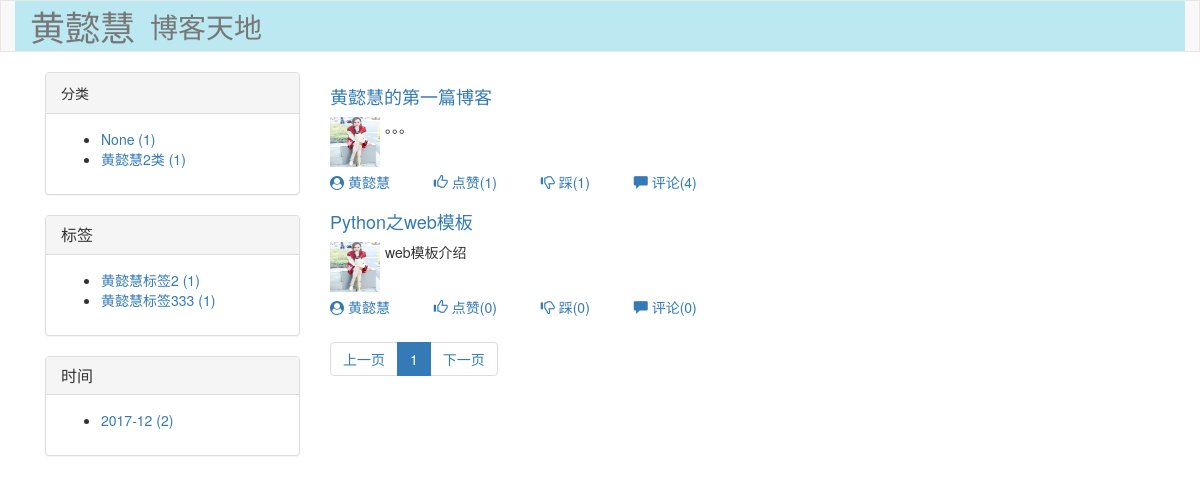
The app's page /hyh/category/None/ with its own data.
### app01/models.py (models this page shows, shortened)
class Blog(models.Model):
    nid = models.BigAutoField(primary_key=True)
    title = models.CharField(verbose_name='个人博客标题',max_length=64)
    site = models.CharField(verbose_name='个人博客后缀',max_length=32,unique=True)
    theme = models.CharField(verbose_name='博客主题',max_length=32)
    user = models.OneToOneField(to='UserInfo',to_field='nid')

class Tag(models.Model):
    nid = models.AutoField(primary_key=True)
    title = models.CharField(verbose_name='标签名称', max_length=32)
    blog = models.ForeignKey(verbose_name='所属博客', to='Blog', to_field='nid')

class Article(models.Model):
    nid = models.AutoField(primary_key=True)
    title = models.CharField(verbose_name='文章标题',max_length=128)
    summary = models.CharField(verbose_name='文章简介',max_length=255)
    read_count = models.IntegerField(default=0)  # 阅读个数
    comment_count = models.IntegerField(default=0)  # 评论个数
    up_count = models.IntegerField(default=0)      #点赞个数
    down_count = models.IntegerField(default=0)    #踩个数
    create_time = models.DateTimeField(verbose_name='创建时间',auto_now_add=True)
    blog = models.ForeignKey(verbose_name='所属博客',to='Blog',to_field='nid')
    category = models.ForeignKey(verbose_name='文章类型',to='Category',to_field='nid',null=True)
    type_choices = [
        (1,'Python'),
        (2, 'Django'),
        (3,'Linux'),
        (4,'GoLango'),
        (5,'数据分析'),
        (6,'机器学习'),
    ]
    article_type_id = models.IntegerField(choices=type_choices,default=None)
    tags = models.ManyToManyField(
        to='Tag',
        through='Article2Tag',
        through_fields=('article','tag'),
    )

class UserInfo(models.Model):
    nid = models.BigAutoField(primary_key=True)
    username = models.CharField(verbose_name = '用户名',max_length=32,unique=True)
    password = models.CharField(verbose_name = '密码',max_length=64)
    nickname = models.CharField(verbose_name = '昵称',max_length=32)
    email = models.EmailField(verbose_name = '邮箱',unique=True)  # unique=True 表示不允许重复
    avatar = models.ImageField(verbose_name = '头像',upload_to='static/imgs') # 上传头像时图片存放的路径
    create_time = models.DateTimeField(verbose_name = '创建时间',auto_now_add = True)
    fans = models.ManyToManyField(verbose_name = '粉丝们',
                                  to = 'UserInfo',
                                  through = 'UserFans',
                                  related_name = 'f',
                                  through_fields = ('user','follower')
                                  )

### app01/views.py (the view)
# urls.py: url(r'^(?P<site>\w+)/(?P<key>((tag)|(create_time)|(category)))/(?P<val>\w+-*\w*)/', views.filter),
def filter(request,site,key,val):
    blog = models.Blog.objects.filter(site=site).first()
    category_list = models.Article.objects.filter(blog=blog).values('category_id', 'category__title').annotate(
        ct=Count('nid'))
    tag_list = models.Article2Tag.objects.filter(article__blog=blog).values('tag_id', 'tag__title').annotate(
        ct=Count('id'))
    create_time_list = models.Article.objects.filter(blog=blog).extra(
        select={"ctime": 'strftime("%%Y-%%m",create_time)'}).values('ctime').annotate(c=Count('nid'))
    if key == 'category':
        try:
            article_list = models.Article.objects.filter(blog=blog,category_id=val)
        except Exception as e:
            article_list = models.Article.objects.filter(blog=blog)
    elif key == 'tag':
        article_list = models.Article.objects.filter(blog=blog,tags__nid=val)
    else:
        article_list = models.Article.objects.filter(blog=blog).extra(where=['strftime("%%Y-%%m",create_time)=%s',],params=[val,])
    all_count = article_list.count()  # 获取数据库中指定对象的总条数
    base_url = '/%s/%s/%s/' % (blog.user.username,key,val)  # 获取跳转的url
    page_info = PageInfo(request.GET.get('page'), all_count, 2, base_url, 11)
    user_list = article_list[page_info.start():page_info.end()]  # 每页显示的数据
    return render(request,'filter.html',{
        'blog':blog,
        'category_list':category_list,
        'tag_list':tag_list,
        'create_time_list':create_time_list,
        'article_list':article_list,
        'user_list': user_list, 'page_info': page_info
    })

### utils/Pager.py (called while the page is built)
    def start(self):  # 取文章数据的时候
        return (self.current_page-1) * self.per_page  # 当前页减一乘以每页显示的条数  第几条

    def end(self):
        return self.current_page * self.per_page     # 当前页乘以每页显示的条数        到第几条

### templates/filter.html (shortened to what this page needs)
<!DOCTYPE html>
<html lang="en">
<head>
    <link rel="stylesheet" href="/static/bootstrap-3.3.7-dist/css/bootstrap.css">
    <link rel="stylesheet" href="/static/font-awesome-4.7.0/css/font-awesome.css">
    <link rel="stylesheet" href="/static/css/commons.css">
    <link rel="stylesheet" href="/static/css/theme/{{ blog.theme }}.css">
</head>
<body>
    <nav class="navbar navbar-default no-radius">
      <div class="container title">
        <div class="navbar-header ">
          <a class="navbar-brand" href="/{{ blog.user.username }}/" style="font-size: 35px">{{ blog.title }}</a>
        </div>
        <div class="navbar-header ">
          <a class="navbar-brand" href="/" style="font-size: 28px">博客天地</a>
        </div>
      </div>
    </nav>
    <div class="container">
        <div class="col-md-3">
            <div class="panel panel-default">
                <div class="panel-heading">分类</div>
                <div class="panel-body">
                   <ul>
                       {% for row in category_list %}
                           <li><a href="/{{ blog.site }}/category/{{ row.category_id }}/">{{ row.category__title }} ({{ row.ct }})</a></li>
                       {% endfor %}
                   </ul>
                </div>
            </div>
            <div class="panel panel-default">
                <div class="panel-heading">
                    <h3 class="panel-title">标签</h3>
                </div>
                <div class="panel-body">
                   <ul>
                       {% for row in tag_list %}
                           <li><a href="/{{ blog.site }}/tag/{{ row.tag_id }}/">{{ row.tag__title }} ({{ row.ct }})</a></li>
                       {% endfor %}
                   </ul>
                </div>
            </div>
            <div class="panel panel-default">
                <div class="panel-heading">
                    <h3 class="panel-title">时间</h3>
                </div>
                <div class="panel-body">
                   <ul>
                       {% for row in create_time_list %}
                           <li><a href="/{{ blog.site }}/create_time/{{ row.ctime }}/">{{ row.ctime }} ({{ row.c }})</a></li>
                       {% endfor %}
                   </ul>
                </div>
            </div>
        </div>
        <div class="col-md-8">
            <div class="article-list">
                {% for article in user_list %}
                    <div class="article-item" style="padding: 5px 0">
                        <h4 class="art-header"><a href="/{{ blog.site }}/{{ article.nid }}.html">{{ article.title }}</a></h4>
                        <div class="art-body clearfix">
                            <a class="left" style="width: 55px;height: 55px"><img src="http://127.0.0.1:8000/{{ article.blog.user.avatar }}" ></a>
                            {{ article.summary }}
                        </div>
                        <div class="art-footer">
                            <a href="/{{ article.blog.user.username }}/" style="padding: 5px 20px 5px 0">
                                <span class="fa fa-user-circle"></span>
                                {{ article.blog.user.nickname }}
                            </a>
                            <a href="#" class="foot" onclick="updown(this,{{ article.nid }},1);">
                                <span class="glyphicon glyphicon-thumbs-up"></span>
                                点赞({{ article.up_count }})
                            </a>
                            <a href="#" class="foot" onclick="updown(this,{{ article.nid }},0);">
                                <span class="glyphicon glyphicon-thumbs-down"></span>
                                踩({{ article.down_count }})
                            </a>
                            <a href="#" class="foot">
                                <span class="glyphicon glyphicon-comment"></span>
                                评论({{ article.comment_count }})
                            </a>
                            <a href="#" class="foot" id="error">
                            </a>
                        </div>
                    </div>
                {% endfor %}
            </div>
            <nav aria-label="Page navigation">
              <ul class="pagination">
                  {{ page_info.pager|safe }}
              </ul>
            </nav>
        </div>
    </div>
</body>
</html>

### static/css/commons.css (style rules this page uses)
.left { float: left; }
.foot { padding: 10px 20px; width: 30px; }
.no-radius { border-radius: 0 !important; }
.article-list .article-item .art-body img { width: 50px; height: 50px; }

### static/css/theme/warm.css (style rules this page uses)
.title { background-color: #bce8f1; }

### records on screen
Blog: title "黄懿慧"
Tag: tag__title "黄懿慧标签2", ct "1"
Tag: tag__title "黄懿慧标签333", ct "1"
Article: title "黄懿慧的第一篇博客", blog.user.avatar (picture), summary "。。。", blog.user.nickname "黄懿慧", up_count "1", down_count "1", comment_count "4"
Article: title "Python之web模板", blog.user.avatar (picture), summary "web模板介绍", blog.user.nickname "黄懿慧", up_count "0", down_count "0", comment_count "0"

### other values on screen
{{ row.category__title }} "None" "黄懿慧2类"
{{ row.ct }} "1" "1"
{{ row.ctime }} "2017-12"
{{ row.c }} "2"
{{ page_info.pager|safe }} "上一页 1 下一页"
